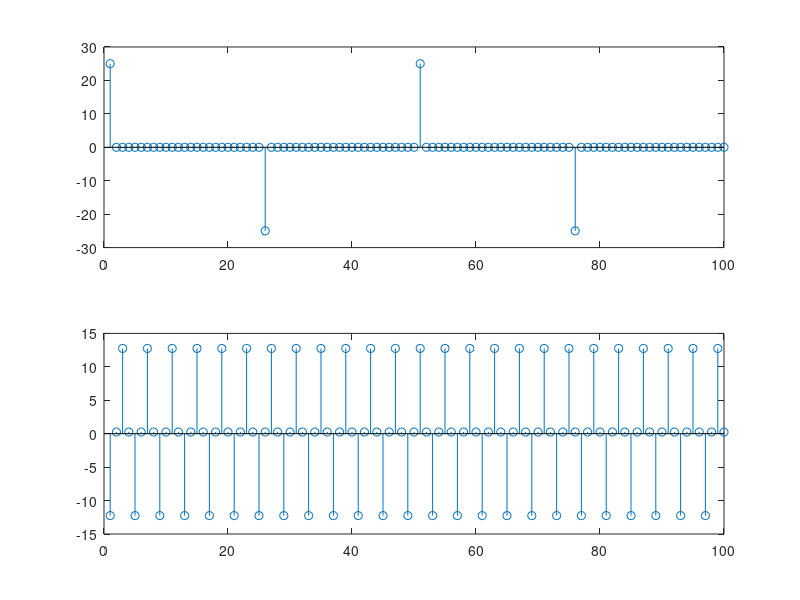

Recreate this plot in MATLAB.
n=1:100;
h=[-1 -1 1 1 1];
H=fft(h,100);
x_=[1 0 0 0];
x=[];
for i=1:25
  x=[x,x_];
end
ak=fft(x);
bk1=H.*ak;
omega=pi/2;
bk2=0.25-(i/2)*sin(omega*n);
subplot(2,1,1);
stem(n,bk1);
subplot(2,1,2);
stem(n,bk2);
